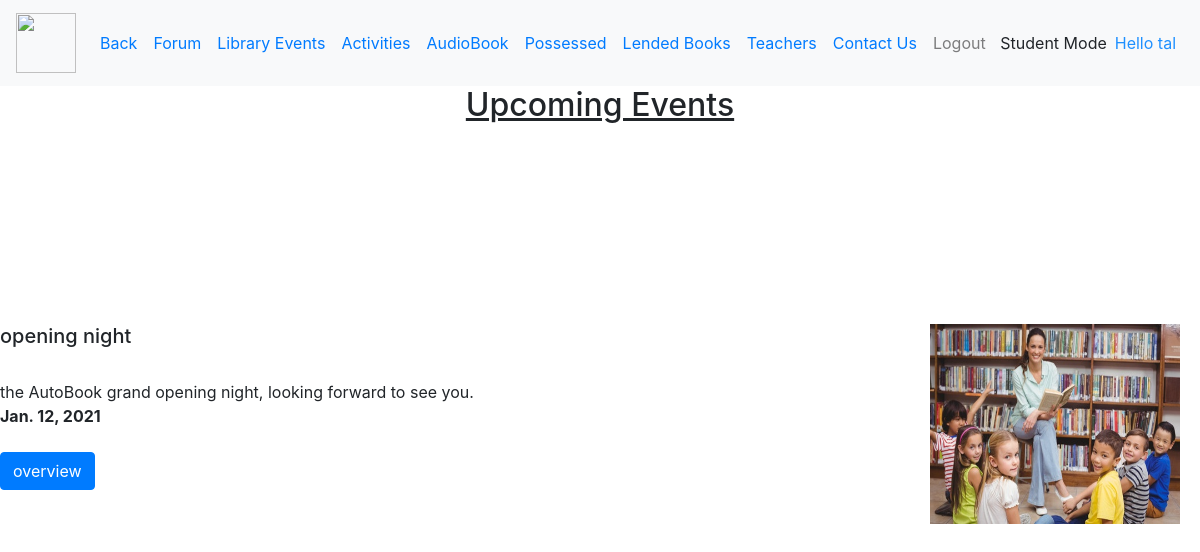
Before: /Me/Student/Events/ (signed in) with the older database file.
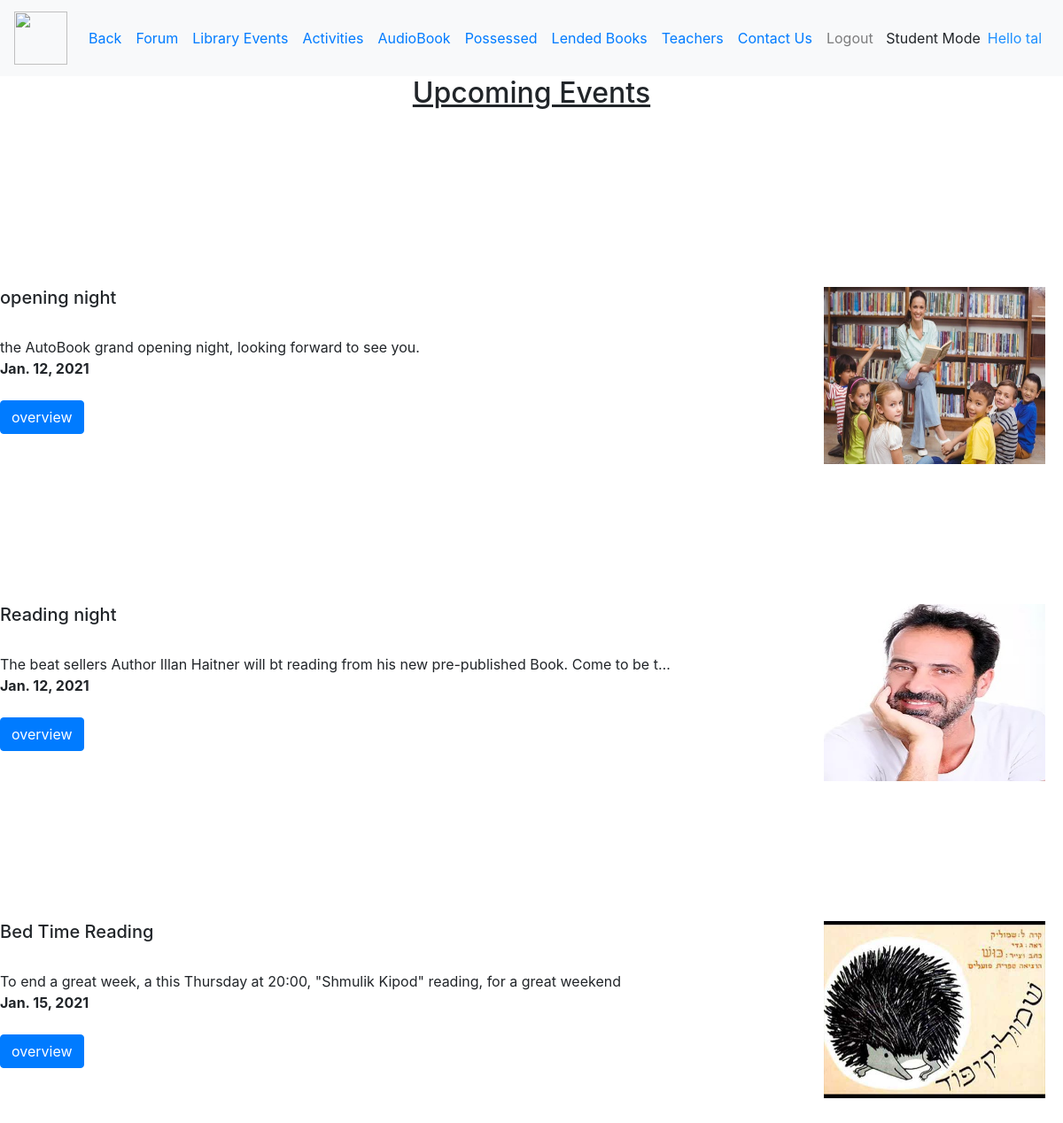
After: the same page with the newer database file.
### homepage/models.py (models this page shows, shortened)
class Event (models.Model):
    title = models.CharField(max_length=150)
    text = models.TextField(max_length=500)
    image = models.ImageField(upload_to='home/images', default='home/images/defult2.jpg')
    date = models.DateField()
    link = models.URLField(max_length=200,null=True,default=None,blank=True)
    registerstudent = models.ManyToManyField(Student, null=True, blank=True)

### mepage/views.py (the view)
# urls.py: path('Student/Events/', views.mestudentevents, name="mestudentevents"),
@user_passes_test(is_student)
def mestudentevents(request):
    try:
        events = HomePage.objects.all()[0].events.all()
    except:
        events = None
    return render(request, 'mepage/student/events.html',{"events":events})

### mepage/views.py (called while the page is built)
def is_student(user):
    try:
        return user.is_authenticated and user.student is not None
    except Student.DoesNotExist:
        return False

### book_catalog/templates/mepage/student/events.html (shortened to what this page needs)
{% extends "mepage/student/stylestudent.html" %}
{% block content %}
{% if events|length == 0 %}
    <h2 align="center"><u>There Are No Upcoming Events.</u></h2>
    {% else %}
    <h2 align="center"><u>Upcoming Events</u></h2>
   {% for event in events %}
	<tr>
        {% if event.link != None %}
			</tr><br><br><br><br><br><br><br><br>
    <td>
        <td><tr align="left"><a href={{ event.link }} target="_blank"><img src="{{ event.image.url }}" height="200" width="250" align="right" hspace="20"></a></tr></td>
        {% else %}
    </tr><br><br><br><br><br><br><br><br>
    <td>
			<td><tr align="left"><img src="{{ event.image.url }}" height="200" width="250" align="right" hspace="20"></tr></td>
		{% endif %}
			<td><tr align="right" width="1000"><h5>{{ event.title }}
            </h5><br>{{ event.text|truncatechars:100 }}</tr></td>
	</td>
       <br>
       <b>{{ event.date }}</b>
       <br><br>
       <form method="GET" action="{% url 'registerEvent' event.id %}" name="takeBook">
                        <button class="btn btn-primary" name="posses" onclick="myFunction()" type="submit">overview</button>
       </form>
    	{% endfor %}
    {% endif %}
    <br>
<br>
<br>
<br>
<br>
<br>
{% endblock %}

### book_catalog/templates/mepage/student/stylestudent.html (shortened to what this page needs)
<!doctype html>
<html lang="en">
  <head>
<link rel="stylesheet" href="https://cdn.jsdelivr.net/npm/bootstrap@4.5.3/dist/css/bootstrap.min.css">
  </head>
<nav class="navbar navbar-expand-lg navbar-light bg-light sticky-top">
    {% load static %}
<a class="navbar-brand" href="{% url "homepage" %}"><img src="{% static 'book_catalog/defult.png' %}" height="60" width="60" href="{% url "homepage" %}"></a>
  <div class="collapse navbar-collapse" id="navbarSupportedContent">
    <ul class="navbar-nav mr-auto">
      <li class="nav-item active">
        <a class="nav-link text-primary" href="{% url "homepage" %}">Back <span class="sr-only" href="{% url "homepage" %}">home</span></a>
      </li>
      <li class="nav-item"  href="{% url "mestudent" %}">
        <a class="nav-link text-primary text size-12" href="{% url "Forum" %}">Forum</a>
      </li>
      <li class="nav-item" href="{% url "mestudentevents" %}">
        <a class="nav-link text-primary" href="{% url 'mestudentevents' %}">Library Events</a>
      </li>
    <li class="nav-item" href="{% url "activity" %}">
        <a class="nav-link text-primary" href="{% url 'activity' %}">Activities</a>
      </li>
    <li class="nav-item" href="{% url "audobooks" %}">
        <a class="nav-link text-primary" href="{% url 'audobooks' %}">AudioBook</a>
      </li>
        {% if user.is_authenticated %}
            <li class="nav-item"  href="{% url "mestudentpossesses" %}">
        <a class="nav-link text-primary text size-12" href="{% url "mestudentpossesses" %}">Possessed</a>
      </li>
            <li class="nav-item" href="{% url "melendedbooks" %}">
        <a class="nav-link text-primary" href="{% url 'melendedbooks' %}">Lended Books</a>
      </li>
            <li class="nav-item" href="{% url "teachers" %}">
        <a class="nav-link text-primary" href="{% url 'teachers' %}">Teachers</a>
      </li>
            <li class="nav-item" href="{% url "contact" %}">
        <a class="nav-link text-primary" href="{% url 'contact' %}">Contact Us</a>
      </li>
            <li class="nav-item"  href="{% url "logoutuser" %}">
        <a href="#" onclick="$('#signOutBtn').click()" class="nav-link">Logout</a>
      </li>
        {% endif %}
     </ul>
  <form class="form-inline">
     {% if user.student %}
          <h7 style="text-align:center">Student Mode </h7> &ensp;
      {% elif user.adult %}
      <h7 style="text-align:center">Adult Mode </h7> &ensp;
      {% elif user.superuser %}
      <h7 style="text-align:center">Admin Mode </h7> &ensp;
{% endif %}
      </form>
  <form class="form-inline">
      {% if user.is_authenticated %}
          <h7 style="color: dodgerblue">Hello {{ user.username }} </h7> &ensp;
{% endif %}
  </form>
  </div>
</nav>
{%  block content %}{% endblock %}
</html>

Changed rows visible on the page:
added Event: image (picture), title "Reading night", text "The beat sellers Author Illan Haitner will bt reading from his new pre-published Book. Come to be t…", date "Jan. 12, 2021"
added Event: image (picture), title "Bed Time Reading", text "To end a great week, a this Thursday at 20:00, \"Shmulik Kipod\" reading, for a great weekend", date "Jan. 15, 2021"
